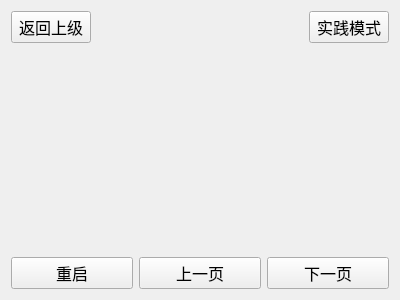
<?xml version="1.0" encoding="UTF-8"?>
<ui version="4.0">
 <class>ArrayWidget</class>
 <widget class="QWidget" name="ArrayWidget">
  <property name="geometry">
   <rect>
    <x>0</x>
    <y>0</y>
    <width>400</width>
    <height>300</height>
   </rect>
  </property>
  <property name="windowTitle">
   <string>Form</string>
  </property>
  <layout class="QVBoxLayout" name="verticalLayout">
   <item>
    <layout class="QHBoxLayout" name="horizontalLayout">
     <item>
      <widget class="QPushButton" name="backtopre">
       <property name="font">
        <font>
         <family>文泉驿正黑</family>
         <pointsize>12</pointsize>
        </font>
       </property>
       <property name="text">
        <string>返回上级</string>
       </property>
      </widget>
     </item>
     <item>
      <spacer name="horizontalSpacer">
       <property name="orientation">
        <enum>Qt::Horizontal</enum>
       </property>
       <property name="sizeHint" stdset="0">
        <size>
         <width>40</width>
         <height>20</height>
        </size>
       </property>
      </spacer>
     </item>
     <item>
      <widget class="QPushButton" name="mode">
       <property name="font">
        <font>
         <family>文泉驿正黑</family>
         <pointsize>12</pointsize>
        </font>
       </property>
       <property name="text">
        <string>实践模式</string>
       </property>
      </widget>
     </item>
    </layout>
   </item>
   <item>
    <widget class="QWidget" name="widget" native="true"/>
   </item>
   <item>
    <layout class="QHBoxLayout" name="horizontalLayout_3">
     <item>
      <widget class="QPushButton" name="restart">
       <property name="font">
        <font>
         <family>文泉驿正黑</family>
         <pointsize>12</pointsize>
        </font>
       </property>
       <property name="text">
        <string>重启</string>
       </property>
      </widget>
     </item>
     <item>
      <widget class="QPushButton" name="pre">
       <property name="font">
        <font>
         <family>文泉驿正黑</family>
         <pointsize>12</pointsize>
        </font>
       </property>
       <property name="text">
        <string>上一页</string>
       </property>
      </widget>
     </item>
     <item>
      <widget class="QPushButton" name="next">
       <property name="font">
        <font>
         <family>文泉驿正黑</family>
         <pointsize>12</pointsize>
        </font>
       </property>
       <property name="text">
        <string>下一页</string>
       </property>
      </widget>
     </item>
    </layout>
   </item>
  </layout>
 </widget>
 <resources/>
 <connections/>
</ui>
